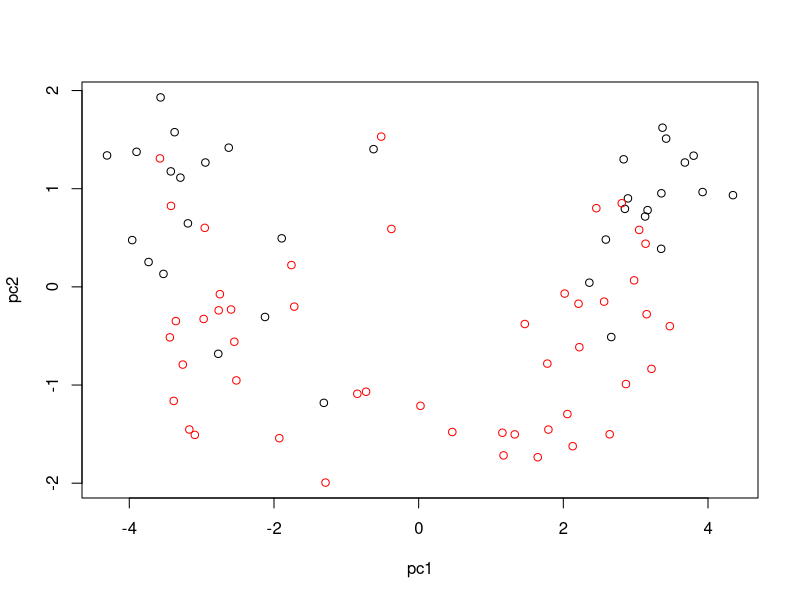
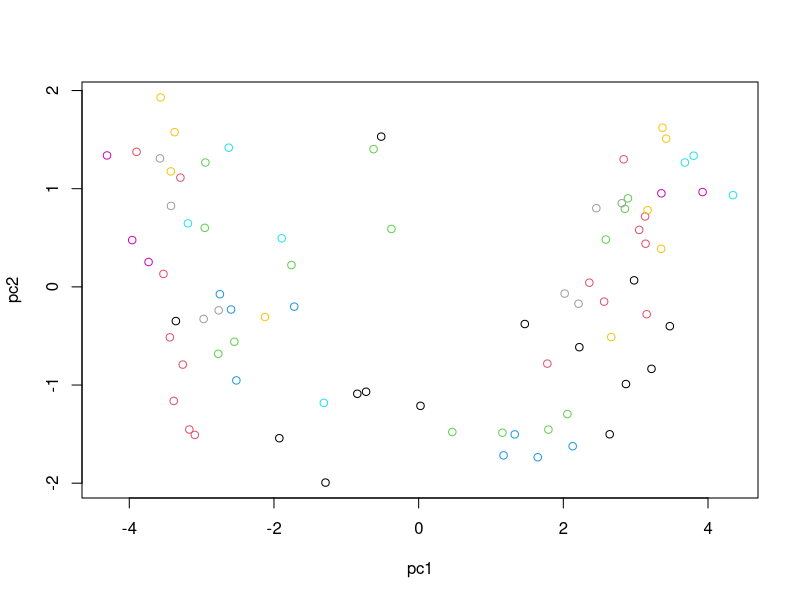
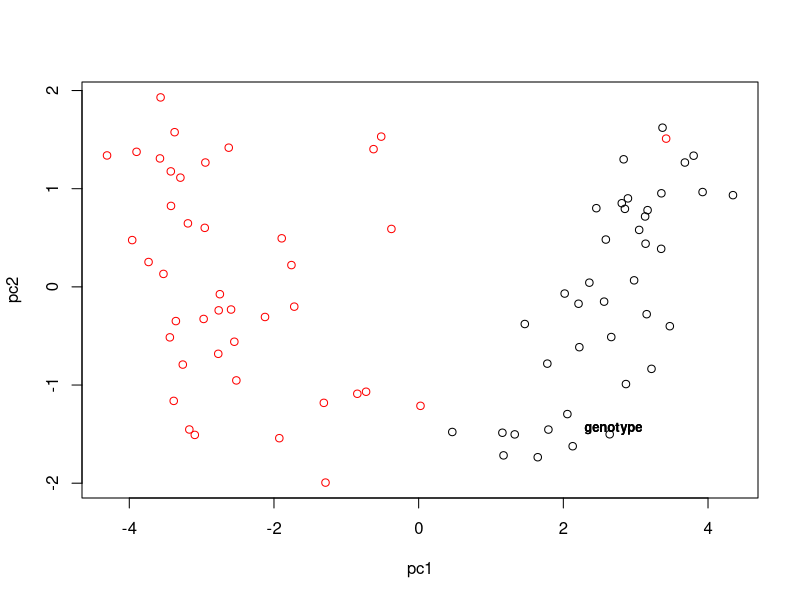
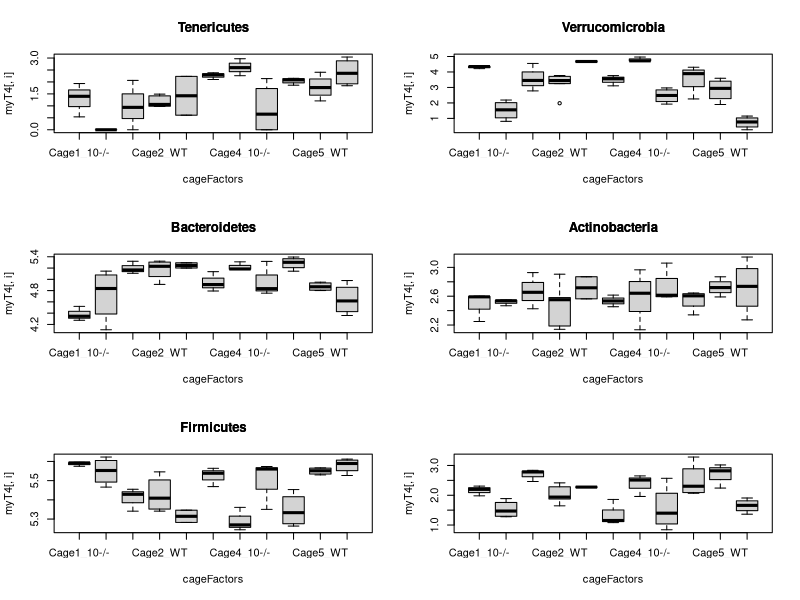
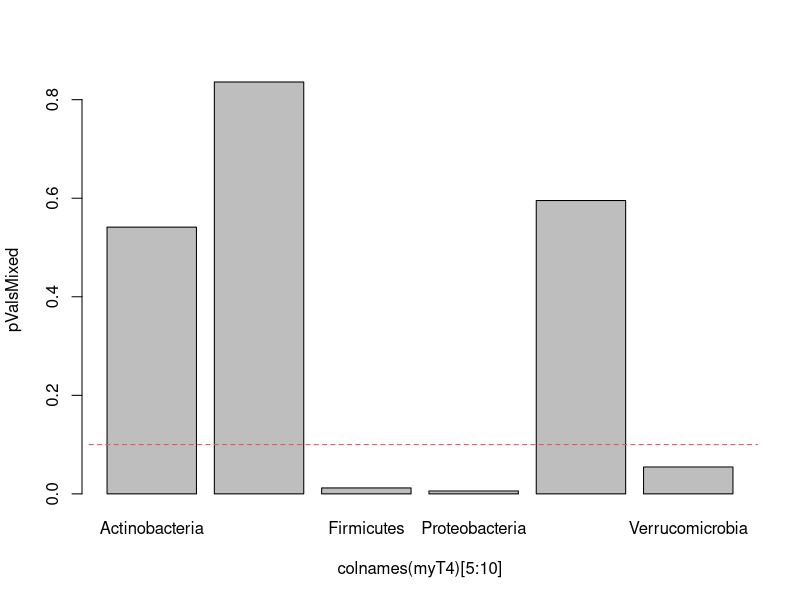

These figures' R source, in order:

library(nlme)
library(dplyr)
library(ggplot2)

setwd("C:\\Users\\hmaanaki\\Desktop\\Advanced Statistics\\Lab 7")

myT <- read.table("prePostPhylum.txt", header = TRUE, sep="\t")
numCols <- ncol(myT)
myColClasses <- c(rep("character",4), rep("numeric", numCols-4))
myT <-read.table("prePostPhylum.txt",header=TRUE,sep="\t",colClasses=myColClasses)

myTData<-myT[,5:10]

myPCOA <- princomp(myTData)

pc1 <- myPCOA$scores[,1]
pc2 <- myPCOA$scores[,2]

## Question 2
uniqueGenotype = unique(myT$genotype)
uniqueCage = unique(myT$cage)
uniqueTimepoint = unique(myT$time)

# Genotype
plot(pc1, pc2, col=ifelse(myT$genotype == uniqueGenotype[1], "red", "black"))
# Cage
plot(pc1, pc2, col= case_when(myT$cage == uniqueCage[1] ~ 1,
                              myT$cage == uniqueCage[2] ~ 2,
                              myT$cage == uniqueCage[3] ~ 3,
                              myT$cage == uniqueCage[4] ~ 4,
                              myT$cage == uniqueCage[5] ~ 5,
                              myT$cage == uniqueCage[6] ~ 6,
                              myT$cage == uniqueCage[7] ~ 7,
                              myT$cage == uniqueCage[8] ~ 8,
                              myT$cage == uniqueCage[9] ~ 9,
                              myT$cage == uniqueCage[10] ~ 10,
                              myT$cage == uniqueCage[11] ~ 11))
# Time
plot(pc1, pc2, col=ifelse(myT$time == uniqueTimepoint[1], "red", "black"))

## Question 3

# Anova
cageFactors = factor(myT$cage)
cagePc1_lm <- lm(pc1 ~ myT$cage, x = "true") 
cagePc2_lm <- lm(pc2 ~ myT$cage, x = "true")

pval_cage_pc1 <- anova(cagePc1_lm)$"Pr(>F)"[1]
pval_cage_pc2 <- anova(cagePc2_lm)$"Pr(>F)"[1]

# t-test genotype
myT["pc1"] <- pc1
myT["pc2"] <- pc2
wt_genotype_pc1 = myT[(myT$genotype == "WT"),]$pc1
mutant_genotype_pc1 = myT[(myT$genotype == "10-/-"),]$pc1

wt_genotype_pc2 = myT[(myT$genotype == "WT"),]$pc2
mutant_genotype_pc2 = myT[(myT$genotype == "10-/-"),]$pc2

pval_genotype_pc1 <- t.test(wt_genotype_pc1, mutant_genotype_pc1, paired = FALSE)$p.value
pval_genotype_pc2 <- t.test(wt_genotype_pc2, mutant_genotype_pc2, paired = FALSE)$p.value

# t-test time
pre_time_pc1 = myT[(myT$time == "PRE"),]$pc1
post_time_pc1 = myT[(myT$time == "POST"),]$pc1

pre_time_pc2 = myT[(myT$time == "PRE"),]$pc2
post_time_pc2 = myT[(myT$time == "POST"),]$pc2

pval_time_pc1 <- t.test(pre_time_pc1, post_time_pc1, paired = FALSE)$p.value
pval_time_pc2 <- t.test(pre_time_pc2, post_time_pc2, paired = FALSE)$p.value


# Question 4
par(mfrow=c(3,2)) 
myT4 <- myT[myT$time == "POST",]
# boxplot of each phylo against the cage
cage <- c(t(myT4[2]))
cageFactors <- factor(cage)
for(i in 7:ncol(myT4)-2){
  boxplot(myT4[,i] ~ cageFactors, title(colnames(myT4)[i-1]))
}

# Question 4 (B)
par(mfrow=c(1,1))
cage <- myT$cage
genotype <- myT$genotype

pValsMixed <- vector()
corrCoeffMixed <-vector()
index = 1
for(j in 5:10){
  bug <- myT[,j]
  tempFrame <- data.frame(bug, cage, genotype)
  
  tempMixedModel <- lme(bug ~ genotype, method = "REML", random = ~1 | cage, data = tempFrame)
  pValsMixed[index] <- anova(tempMixedModel)$"p-value"[2]
  tempGLSModel <- gls(bug~genotype, method ="REML", correlation = corCompSymm(form = ~1 | cage), data = tempFrame)
  corrCoeffMixed[index] <- coef(tempGLSModel$modelStruct[1]$corStruct,unconstrained=FALSE)[[1]]
  index = index + 1
}

barplot(pValsMixed ~ colnames(myT4)[5:10])
y = c(rep(0.1,10))
lines(0:9,y, lty = 2, col = 2)

# creating a dataframe with the phylas, p-values and correlation coefficients

mixedModelResults <- data.frame(pValsMixed, corrCoeffMixed)
row.names(mixedModelResults) <- colnames(myT4)[5:10]
